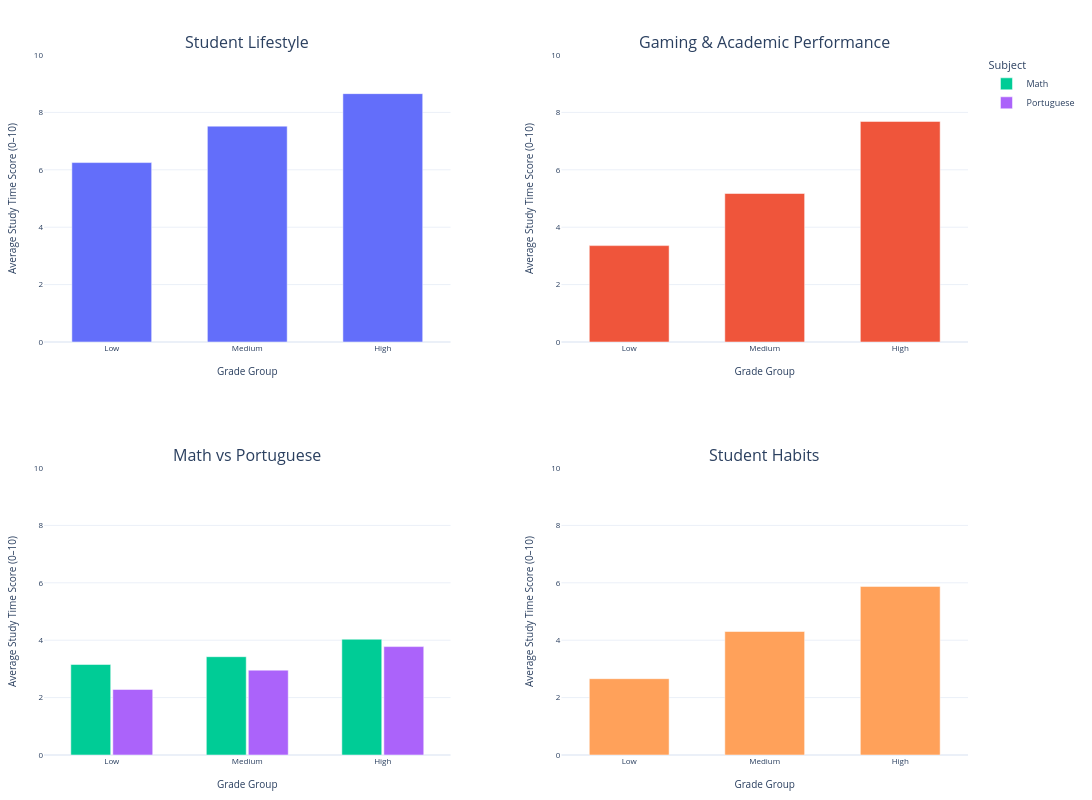

Source (notebook cell):
### Markdown cell above
## Study time

_Students spending more time studying tend to achieve higher academic performance._

### Code cell
#| class: col-page-right
%run ../plots/study_time_plot.ipynb

### Figure 1 — Plotly figure (JSON) as saved in the notebook; plotly's stock layout.template omitted (floating-point values rounded to 4 significant figures)
{"data": [{"showlegend": false, "type": "bar", "x": ["Low", "Medium", "High"], "xaxis": "x", "y": [6.252, 7.522, 8.654], "yaxis": "y"}, {"showlegend": false, "type": "bar", "x": ["Low", "Medium", "High"], "xaxis": "x2", "y": [3.359, 5.174, 7.686], "yaxis": "y2"}, {"name": "Math", "type": "bar", "x": ["Low", "Medium", "High"], "xaxis": "x3", "y": [3.154, 3.425, 4.033], "yaxis": "y3"}, {"name": "Portuguese", "type": "bar", "x": ["Low", "Medium", "High"], "xaxis": "x3", "y": [2.284, 2.957, 3.777], "yaxis": "y3"}, {"showlegend": false, "type": "bar", "x": ["Low", "Medium", "High"], "xaxis": "x4", "y": [2.659, 4.303, 5.875], "yaxis": "y4"}], "layout": {"annotations": [{"font": {"size": 16}, "showarrow": false, "text": "Student Lifestyle", "x": 0.22, "xanchor": "center", "xref": "paper", "y": 1, "yanchor": "bottom", "yref": "paper"}, {"font": {"size": 16}, "showarrow": false, "text": "Gaming & Academic Performance", "x": 0.78, "xanchor": "center", "xref": "paper", "y": 1, "yanchor": "bottom", "yref": "paper"}, {"font": {"size": 16}, "showarrow": false, "text": "Math vs Portuguese", "x": 0.22, "xanchor": "center", "xref": "paper", "y": 0.41, "yanchor": "bottom", "yref": "paper"}, {"font": {"size": 16}, "showarrow": false, "text": "Student Habits", "x": 0.78, "xanchor": "center", "xref": "paper", "y": 0.41, "yanchor": "bottom", "yref": "paper"}], "bargap": 0.38, "bargroupgap": 0.05, "barmode": "group", "font": {"size": 9}, "height": 800, "legend": {"title": {"text": "Subject"}}, "margin": {"b": 35, "l": 35, "r": 15, "t": 55}, "title": {"font": {"size": 13}}, "width": 1200, "xaxis": {"anchor": "y", "domain": [0, 0.44], "tickfont": {"size": 8}, "title": {"font": {"size": 10}, "text": "Grade Group"}}, "xaxis2": {"anchor": "y2", "domain": [0.56, 1], "tickfont": {"size": 8}, "title": {"font": {"size": 10}, "text": "Grade Group"}}, "xaxis3": {"anchor": "y3", "domain": [0, 0.44], "tickfont": {"size": 8}, "title": {"font": {"size": 10}, "text": "Grade Group"}}, "xaxis4": {"anchor": "y4", "domain": [0.56, 1], "tickfont": {"size": 8}, "title": {"font": {"size": 10}, "text": "Grade Group"}}, "yaxis": {"anchor": "x", "domain": [0.59, 1], "range": [0, 10], "tickfont": {"size": 8}, "title": {"font": {"size": 10}, "text": "Average Study Time Score (0–10)"}}, "yaxis2": {"anchor": "x2", "domain": [0.59, 1], "range": [0, 10], "tickfont": {"size": 8}, "title": {"font": {"size": 10}, "text": "Average Study Time Score (0–10)"}}, "yaxis3": {"anchor": "x3", "domain": [0, 0.41], "range": [0, 10], "tickfont": {"size": 8}, "title": {"font": {"size": 10}, "text": "Average Study Time Score (0–10)"}}, "yaxis4": {"anchor": "x4", "domain": [0, 0.41], "range": [0, 10], "tickfont": {"size": 8}, "title": {"font": {"size": 10}, "text": "Average Study Time Score (0–10)"}}}}
